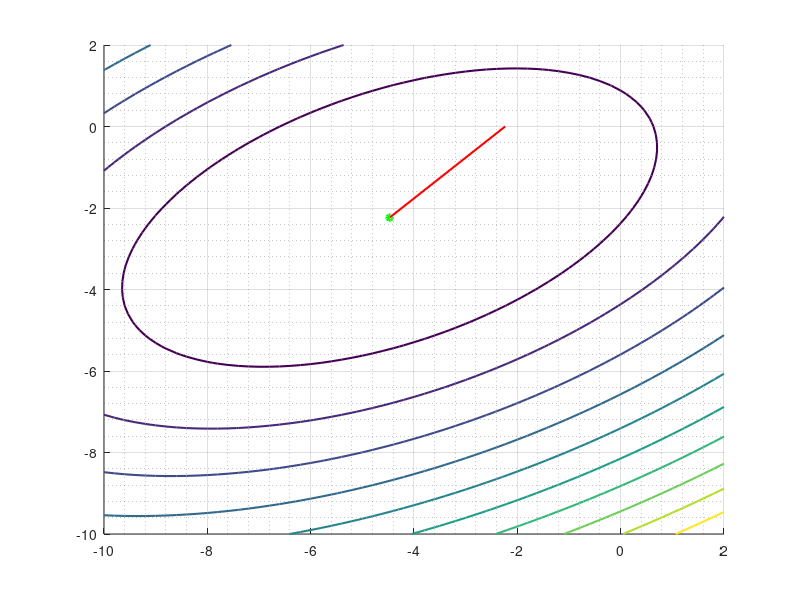

MATLAB code to generate this figure:
clc
clear variables
close all

fnc = @(x) -4 * x(1) * x(2) + 3 * x(1) ^ 2 + 6 * x(2) ^ 2 + 8 * sqrt(5) * x(1) + 4 * sqrt(5) * x(2) + 36;
eps = 0.05;
x0 = [-sqrt(5); 0];
k = 0;
n = 2;
Kmax = 10 ^ 6;
path = NaN(3, Kmax);

h = 0.001;
xk = ones(n, 1);
xk1 = x0;
Hk = [6, -4; -4, 12];
antigrad1 = -([fnc([xk1(1) + h; xk1(2)]); fnc([xk1(1); xk1(2) + h])] - [fnc([xk1(1) - h; xk1(2)]); fnc([xk1(1); xk1(2) - h])]) / 2 / h;

while abs(fnc(xk) - fnc(xk1)) > eps && norm(xk - xk1) > eps && k < Kmax
    k = k + 1;
    path(1, k) = xk1(1);
    path(2, k) = xk1(2);
    path(3, k) = fnc(xk1);
    antigrad = antigrad1;
    xk = xk1;
    xk1 = xk + inv(Hk) * antigrad;
    antigrad1 = -([fnc([xk1(1) + h; xk1(2)]); fnc([xk1(1); xk1(2) + h])] - [fnc([xk1(1) - h; xk1(2)]); fnc([xk1(1); xk1(2) - h])]) / 2 / h;  
end

Xmin = xk1;
path(1, k + 1) = xk1(1);
path(2, k + 1) = xk1(2);
path(3, k + 1) = fnc(xk1);
Fmin = fnc(Xmin);

fprintf('Number of iterations = %d \n', k);
fprintf('Minimum point = [%.3f,  %.3f] \n', Xmin(1), Xmin(2));
fprintf('Function minimum = %.f \n', Fmin);

hold on
[X, Y] = meshgrid(-10 : 0.2 : 2);
Z = -4 .* X .* Y + 3 .* X .^ 2 + 6 .* Y .^ 2 + 8 .* sqrt(5) .* X + 4 .* sqrt(5) .* Y + 36;
contour(X, Y, Z, 'LineWidth', 1.5);
grid on
grid minor
plot3(path(1, :), path(2, :), path(3, :),'r', 'LineWidth', 1.5);
plot3(path(1, k + 1), path(2, k + 1), path(3, k + 1),'g*', 'LineWidth', 1.5);
hold off
